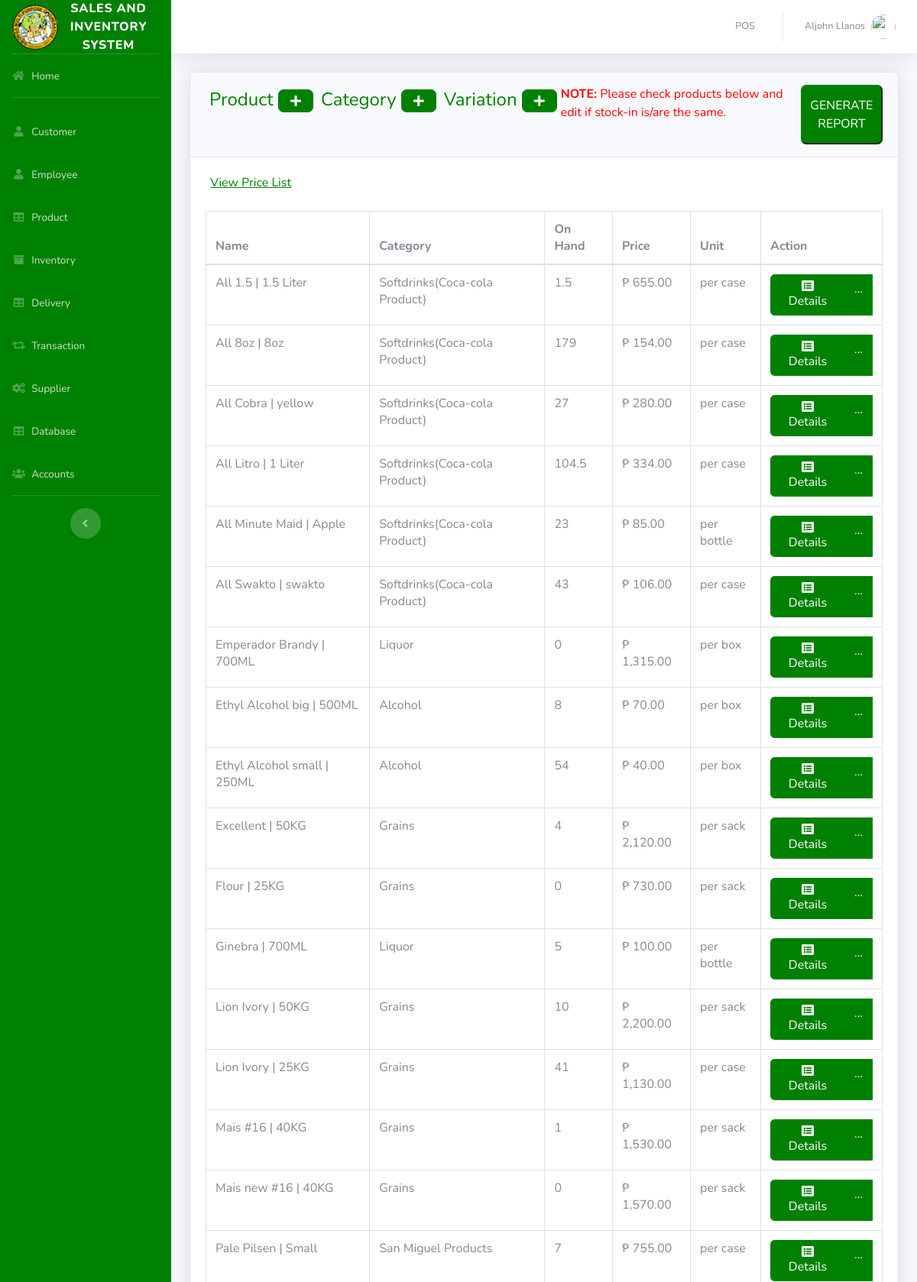
The app's page /pages/product.php (signed in, upper part) with its own data.
### tables this page shows
CREATE TABLE `product` (
  `PRODUCT_ID` int(11) NOT NULL AUTO_INCREMENT,
  `PRODUCT_CODE` varchar(20) NOT NULL,
  `NAME` varchar(50) NOT NULL,
  `DESCRIPTION` varchar(200) NOT NULL,
  `CASEORBOTTLE` varchar(100) NOT NULL,
  `QTY_STOCK` double NOT NULL,
  `ON_HAND` double NOT NULL,
  `BALANCE` double NOT NULL,
  `OLD_PRICE` double NOT NULL,
  `OLD_TOTAL` double NOT NULL,
  `SOLD` double NOT NULL,
  `PRICE` double NOT NULL,
  `REGULAR_PRICE` int(50) NOT NULL,
  `CATEGORY_ID` int(15) NOT NULL,
  `VARIANT_ID` int(20) NOT NULL,
  `SUPPLIER_ID` int(15) NOT NULL,
  `DATE_STOCK_IN` varchar(50) NOT NULL,
  `ENDED` varchar(10) NOT NULL,
  `DATE_STOCK_IN_MONTH` varchar(5) NOT NULL,
  `DATE_STOCK_IN_YEAR` varchar(5) NOT NULL,
  `DATE_STOCK_IN_DAY` int(10) NOT NULL,
  `CASH` double NOT NULL,
  `CREDIT` double NOT NULL,
  `ADDED_STOCKS` double NOT NULL,
  `DELIVERY_QTY` double NOT NULL,
  `DELIVERY_ID` int(10) NOT NULL,
  `REF_ID` int(20) NOT NULL,
  `DELIVERY_ENDED` varchar(20) NOT NULL,
  `DELIVERY_RETURNED` double NOT NULL,
  `CHECK_IT` int(5) NOT NULL,
  PRIMARY KEY (`PRODUCT_ID`)
);

CREATE TABLE `variation` (
  `rec_no` int(11) NOT NULL AUTO_INCREMENT,
  `variant` varchar(100) NOT NULL,
  `category_id` int(20) NOT NULL,
  PRIMARY KEY (`rec_no`)
);

CREATE TABLE `category` (
  `CATEGORY_ID` int(11) NOT NULL AUTO_INCREMENT,
  `CNAME` varchar(50) NOT NULL,
  PRIMARY KEY (`CATEGORY_ID`)
);

### pages/product.php (the view, shortened to what this page needs)
<?php
include'../includes/connection.php';
include'../includes/sidebar.php';
?>
            <div class="card shadow mb-4">
            <div class="card-header py-3" style="display: flex; flex-direction: row;">
                  <h4 style="color: green; padding: 5px;">Product&nbsp;<a  href="#" data-toggle="modal" data-target="#aModal" type="button" class="btn btn-primary bg-gradient-primary" style="border-radius: 7px; background: green; border-color: green; color: white;"><i class="fas fa-fw fa-plus"></i></a> &nbsp;</h4>
                  <h4 style="color: green; padding: 5px;">Category&nbsp;<a  href="#" data-toggle="modal" data-target="#bModal" type="button" class="btn btn-primary bg-gradient-primary" style="border-radius: 7px; background: green; border-color: green; color: white;"><i class="fas fa-fw fa-plus"></i></a> &nbsp;</h4>
                  <h4 style="color: green; padding: 5px;">Variation&nbsp;<a  href="#" data-toggle="modal" data-target="#cModal" type="button" class="btn btn-primary bg-gradient-primary" style="border-radius: 7px; background: green; border-color: green; color: white;"><i class="fas fa-fw fa-plus"></i></a> &nbsp;</h4>
                  <fieldset style="color: red;">
                    <b> NOTE:</b> Please check products below and edit if stock-in is/are the same.
                  </fieldset>
                   <button id='generate_btn' style="border-radius: 7px; background: green; border-color: green; color: white;"> GENERATE REPORT </button>
            </div>
            <div class="card-body">
              <div>
                  <button id="view_price_list" style=" background: none; border: none; text-decoration: underline; color: green; cursor: pointer;" onclick="view_price_list_now()"> View Price List</button>
                </div> <br/>
              <div class="table-responsive">
                <table class="table table-bordered" id="dataTable" width="100%" cellspacing="0" >
               <thead>
                   <tr>
                     <th>Name</th>
                     <th>Category</th>
                      <th>On Hand</th>
                      <th>Price</th>
                      <th>Unit</th>
                     <th>Action</th>
                   </tr>
               </thead>
          <tbody>
<?php
    $query = "SELECT * FROM product p join category c on p.CATEGORY_ID=c.CATEGORY_ID WHERE ENDED !='YES' GROUP BY PRODUCT_CODE ORDER BY NAME ASC ";
        $result = mysqli_query($db, $query) or die (mysqli_error($db));
            while ($row = mysqli_fetch_assoc($result)) {
                $var = $row['VARIANT_ID'];
                $ccc = $row['CASEORBOTTLE'];
                $sql01 = mysqli_query($db, "SELECT * FROM variation WHERE rec_no='$var' ");
                while ($row01 = mysqli_fetch_assoc($sql01)) {
                    $variant1 = $row01['variant'];
                    $pr = $row['PRICE'];
                    $pr1 = number_format($pr, 2);
                    $name1 = $row['CNAME'];
                    $qty = $row['ON_HAND'];
                echo '<tr>';
                echo '<td>'. $row['NAME'].' ';
                echo "| $variant1 </td>";
                echo "<td> $name1 </td>";
                echo "<td>$qty </td>";
                echo "<td>₱ $pr1</td>";
                echo "<td> $ccc </td>";
                      echo '<td align="right"> <div class="btn-group">
                              <a type="button" class="btn btn-primary bg-gradient-primary" style="background: green; border-color: green; color: white;" href="pro_searchfrm.php?action=edit & id='.$row['PRODUCT_CODE'] . '"><i class="fas fa-fw fa-list-alt"></i> Details</a>
                            <div class="btn-group">
                              <a type="button" style="background: green; border-color: green; color: white;" class="btn btn-primary bg-gradient-primary dropdown no-arrow" data-toggle="dropdown" style="color:white;">
                              ... <span class="caret"></span></a>
                            <ul class="dropdown-menu text-center" role="menu">
                                <li>
                                  <a type="button" class="btn btn-warning bg-gradient-warning btn-block" style="border-radius: 0px;" href="pro_edit.php?action=edit & id='.$row['PRODUCT_ID']. '">
                                    <i class="fas fa-fw fa-edit"></i> UPDATE/ADD
                                  </a>
                                  <a type="button" class="btn btn-warning bg-gradient-warning btn-block" style="border-radius: 0px;" href="add_delivery.php?action=edit & id='.$row['PRODUCT_ID']. '">
                                    <i class="fas fa-fw fa-edit"></i> ADD TO DELIVERY
                                  </a>
                                </li>
                            </ul>
                            </div>
                          </div> </td>';
                echo '</tr> ';
                        }
                      }
?>
                                </tbody>
                            </table>
                        </div>
                    </div>
                  </div>
<?php
include'../includes/footer.php';
?>

### records on screen
product: NAME "All 1.5", ON_HAND "1.5", PRICE "655.00", CASEORBOTTLE "per case"
variation: variant "1.5 Liter", category.CNAME "Softdrinks(Coca-cola Product)"
product: NAME "All 8oz", ON_HAND "179", PRICE "154.00", CASEORBOTTLE "per case"
variation: variant "8oz", category.CNAME "Softdrinks(Coca-cola Product)"
product: NAME "All Cobra", ON_HAND "27", PRICE "280.00", CASEORBOTTLE "per case"
variation: variant "yellow", category.CNAME "Softdrinks(Coca-cola Product)"
product: NAME "All Litro", ON_HAND "104.5", PRICE "334.00", CASEORBOTTLE "per case"
variation: variant "1 Liter", category.CNAME "Softdrinks(Coca-cola Product)"
product: NAME "All Minute Maid", ON_HAND "23", PRICE "85.00", CASEORBOTTLE "per bottle"
variation: variant "Apple", category.CNAME "Softdrinks(Coca-cola Product)"
product: NAME "All Swakto", ON_HAND "43", PRICE "106.00", CASEORBOTTLE "per case"
variation: variant "swakto", category.CNAME "Softdrinks(Coca-cola Product)"
product: NAME "Emperador Brandy", ON_HAND "0", PRICE "1,315.00", CASEORBOTTLE "per box"
variation: variant "700ML", category.CNAME "Liquor"
product: NAME "Ethyl Alcohol big", ON_HAND "8", PRICE "70.00", CASEORBOTTLE "per box"
variation: variant "500ML", category.CNAME "Alcohol"
product: NAME "Ethyl Alcohol small", ON_HAND "54", PRICE "40.00", CASEORBOTTLE "per box"
variation: variant "250ML", category.CNAME "Alcohol"
product: NAME "Excellent", ON_HAND "4", PRICE "2,120.00", CASEORBOTTLE "per sack"
variation: variant "50KG", category.CNAME "Grains"
product: NAME "Flour", ON_HAND "0", PRICE "730.00", CASEORBOTTLE "per sack"
variation: variant "25KG", category.CNAME "Grains"
product: NAME "Ginebra", ON_HAND "5", PRICE "100.00", CASEORBOTTLE "per bottle"
product: NAME "Lion Ivory", ON_HAND "10", PRICE "2,200.00", CASEORBOTTLE "per sack"
product: NAME "Lion Ivory", ON_HAND "41", PRICE "1,130.00", CASEORBOTTLE "per case"
product: NAME "Mais #16", ON_HAND "1", PRICE "1,530.00", CASEORBOTTLE "per sack"
variation: variant "40KG", category.CNAME "Grains"
product: NAME "Mais new #16", ON_HAND "0", PRICE "1,570.00", CASEORBOTTLE "per sack"
product: NAME "Pale Pilsen", ON_HAND "7", PRICE "755.00", CASEORBOTTLE "per case"
variation: variant "Small", category.CNAME "San Miguel Products"

### other values on screen
$_SESSION['FIRST_NAME'] "Aljohn"
$_SESSION['LAST_NAME'] "Llanos"
